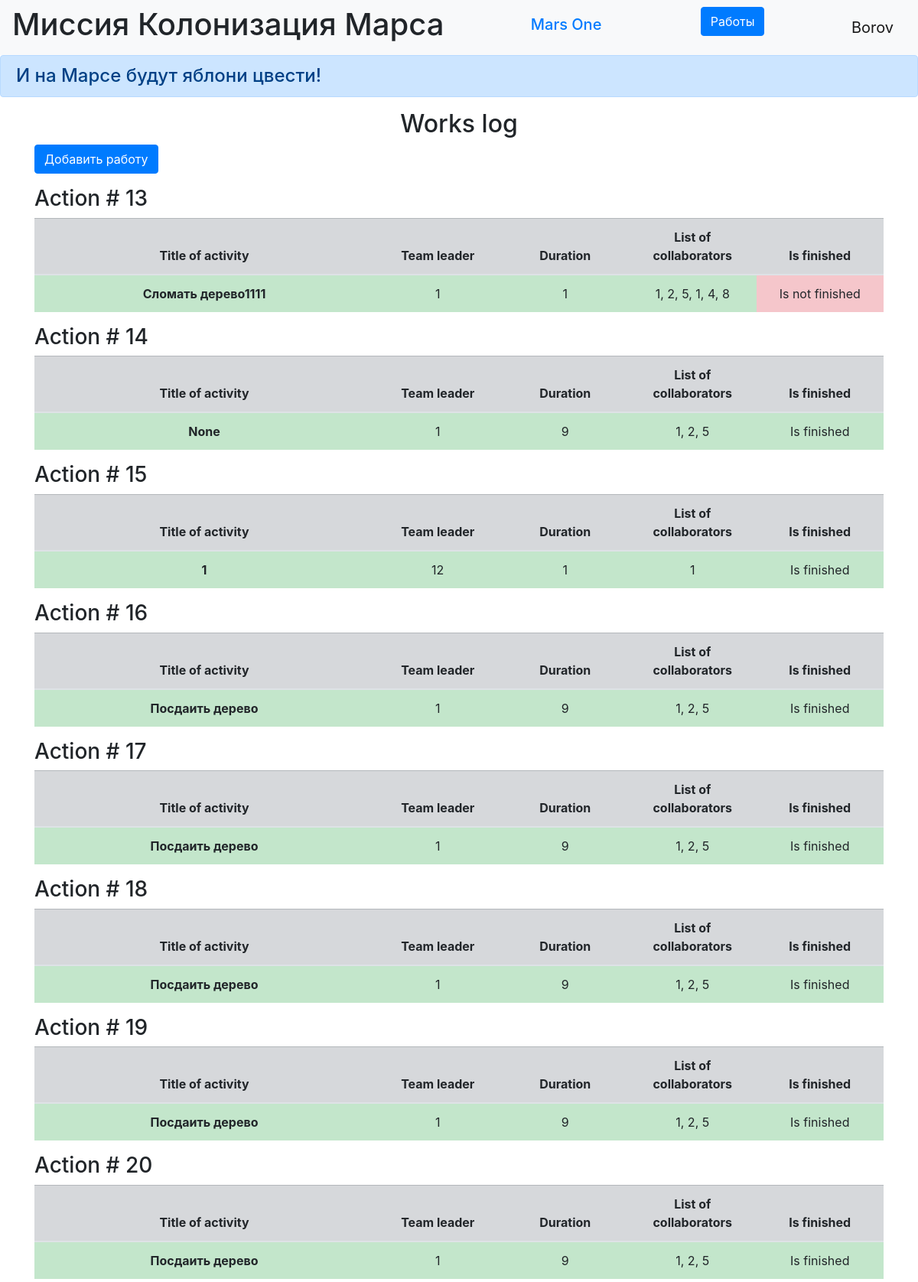
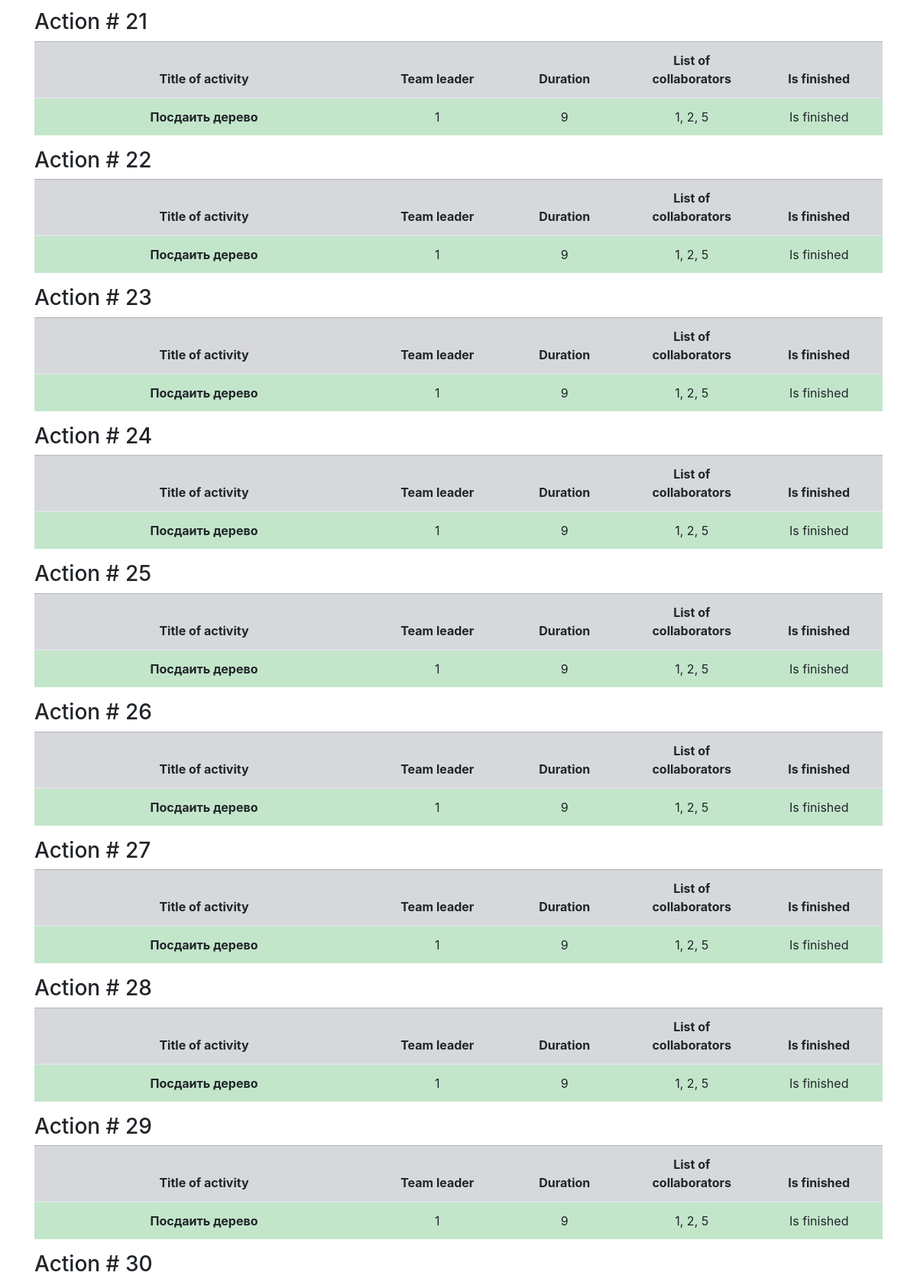
Page /jobs (signed in, upper part) on the committed database (2 pictures, top to bottom).
### data/users.py (models this page shows, shortened)
class User(SqlAlchemyBase, UserMixin):
    __tablename__ = 'users'
    id = sqlalchemy.Column(sqlalchemy.Integer,
                           primary_key=True, autoincrement=True)
    surname = sqlalchemy.Column(sqlalchemy.String, nullable=True)
    name = sqlalchemy.Column(sqlalchemy.String, nullable=True)
    age = sqlalchemy.Column(sqlalchemy.Integer, nullable=True)
    position = sqlalchemy.Column(sqlalchemy.String, nullable=True)
    speciality = sqlalchemy.Column(sqlalchemy.String, nullable=True)
    address = sqlalchemy.Column(sqlalchemy.String, nullable=True)
    email = sqlalchemy.Column(sqlalchemy.String,
                              index=True, unique=True, nullable=True)
    hashed_password = sqlalchemy.Column(sqlalchemy.String, nullable=True)
    modified_date = sqlalchemy.Column(sqlalchemy.DateTime,
                                      default=datetime.datetime.now)
    jobs = orm.relationship("Jobs", back_populates='user')

### data/jobs.py (models this page shows, shortened)
class Jobs(SqlAlchemyBase):
    __tablename__ = 'jobs'
    id = sqlalchemy.Column(sqlalchemy.Integer,
                           primary_key=True, autoincrement=True)
    team_leader = sqlalchemy.Column(sqlalchemy.Integer,
                                    sqlalchemy.ForeignKey("users.id"))
    job = sqlalchemy.Column(sqlalchemy.String, nullable=True)
    work_size = sqlalchemy.Column(sqlalchemy.Integer, nullable=True)
    collaborators = sqlalchemy.Column(sqlalchemy.String, nullable=True)
    start_date = sqlalchemy.Column(sqlalchemy.DateTime,
                                   default=datetime.datetime.now)
    end_date = sqlalchemy.Column(sqlalchemy.DateTime,
                                 default=datetime.datetime.now)
    is_finished = sqlalchemy.Column(sqlalchemy.Boolean, default=True)
    user = orm.relationship("User")

### main.py (the view)
@app.route("/jobs")
def jobs():
    db_sess = db_session.create_session()
    jobs = db_sess.query(Jobs).all()
    return render_template("jobs.html", jobs=jobs)

### data/db_session.py (called while the page is built)
def create_session() -> Session:
    global __factory
    return __factory()

### main.py (called while the page is built)
@login_manager.user_loader
def load_user(user_id):
    db_sess = db_session.create_session()
    return db_sess.query(User).get(user_id)

### templates/jobs.html (shortened to what this page needs)
{% extends "base.html" %}
{% block content %}
<h2>Works log</h2>
 {% if current_user.is_authenticated %}
        <p>
            <a class="btn btn-primary " href="/add_jobs">Добавить работу</a>
        </p>
{% endif %}
{% for item in jobs %}
<h3>Action # {{item.id}}</h3>
<table class="table">
  <thead>
    <tr class="table-secondary">
      <th scope="col" width="40%" >Title of activity</th>
      <th scope="col" width="15%">Team leader</th>
      <th scope="col" width="15%">Duration</th>
      <th scope="col" width="15%">List of collaborators</th>
      <th scope="col" width="15%">Is finished</th>
    </tr>
  </thead>
  <tbody>
    <tr>
      <th scope="row" class="table-success">{{item.job}}</th>
      <td class="table-success">{{item.team_leader}}</td>
      <td class="table-success">{{item.work_size}}</td>
      <td class="table-success">{{item.collaborators}}</td>
      {% if item.is_finished == True %}
      <td class="table-success">Is finished</td>
      {% elif item.is_finished == False %}
      <td class="table-danger">Is not finished</td>
      {% endif %}
    </tr>
  </tbody>
</table>
{% endfor %}
{% endblock %}

### templates/base.html (shortened to what this page needs)
<!doctype html>
<html lang="en">
<head>
    <link rel="stylesheet" href="/static/css/style.css">
    <link rel="stylesheet"
          href="https://stackpath.bootstrapcdn.com/bootstrap/4.4.1/css/bootstrap.min.css"
>
</head>
<body>
<header>
    <nav class="navbar navbar-light bg-light">
        <h1 class="muted-text"> Миссия Колонизация Марса</h1>
        <h1 class="navbar-brand"><a href="#">Mars One</a></h1>
        {% if current_user.is_authenticated %}
        <p>
            <a class="btn btn-primary " href="/jobs">Работы</a>
        </p>
    <a class="navbar-brand" href="/logout">{{ current_user.name }}</a>
{% else %}
    <p>
        <a class="btn btn-primary " href="/register">Зарегистрироваться</a>
        <a class="btn btn-success" href="/login">Войти</a>
    </p>
{% endif %}
    </nav>
    <h4 class="alert alert-primary" role="alert">И на Марсе будут яблони цвести!</h4>
</header>
<main role="main" class="container">
    {% block content %}{% endblock %}
</main>
</body>
</html>

### static/css/style.css (style rules this page uses)
th, tr, td, .center-text { text-align: center; vertical-align: middle; }
h2 { text-align: center; }

### rows in the picture
User: name "Borov"
Jobs: id "13", job "Сломать дерево1111", team_leader "1", work_size "1", collaborators "1, 2, 5, 1, 4, 8", is_finished "Is not finished"
Jobs: id "14", job "None", team_leader "1", work_size "9", collaborators "1, 2, 5", is_finished "Is finished"
Jobs: id "15", job "1", team_leader "12", work_size "1", collaborators "1", is_finished "Is finished"
Jobs: id "16", job "Посдаить дерево", team_leader "1", work_size "9", collaborators "1, 2, 5", is_finished "Is finished"
Jobs: id "17", job "Посдаить дерево", team_leader "1", work_size "9", collaborators "1, 2, 5", is_finished "Is finished"
Jobs: id "18", job "Посдаить дерево", team_leader "1", work_size "9", collaborators "1, 2, 5", is_finished "Is finished"
Jobs: id "19", job "Посдаить дерево", team_leader "1", work_size "9", collaborators "1, 2, 5", is_finished "Is finished"
Jobs: id "20", job "Посдаить дерево", team_leader "1", work_size "9", collaborators "1, 2, 5", is_finished "Is finished"
Jobs: id "21", job "Посдаить дерево", team_leader "1", work_size "9", collaborators "1, 2, 5", is_finished "Is finished"
Jobs: id "22", job "Посдаить дерево", team_leader "1", work_size "9", collaborators "1, 2, 5", is_finished "Is finished"
Jobs: id "23", job "Посдаить дерево", team_leader "1", work_size "9", collaborators "1, 2, 5", is_finished "Is finished"
Jobs: id "24", job "Посдаить дерево", team_leader "1", work_size "9", collaborators "1, 2, 5", is_finished "Is finished"
Jobs: id "25", job "Посдаить дерево", team_leader "1", work_size "9", collaborators "1, 2, 5", is_finished "Is finished"
Jobs: id "26", job "Посдаить дерево", team_leader "1", work_size "9", collaborators "1, 2, 5", is_finished "Is finished"
Jobs: id "27", job "Посдаить дерево", team_leader "1", work_size "9", collaborators "1, 2, 5", is_finished "Is finished"
Jobs: id "28", job "Посдаить дерево", team_leader "1", work_size "9", collaborators "1, 2, 5", is_finished "Is finished"
Jobs: id "29", job "Посдаить дерево", team_leader "1", work_size "9", collaborators "1, 2, 5", is_finished "Is finished"
Jobs: id "30"
